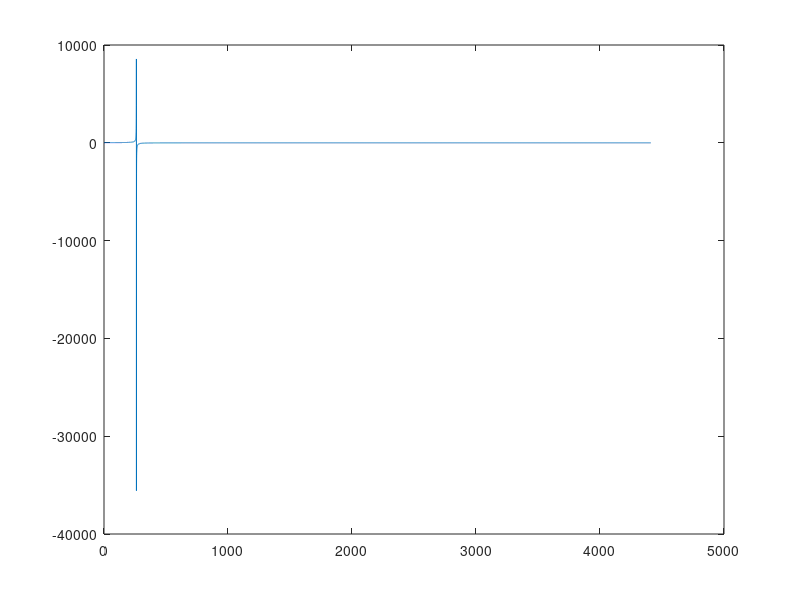

Here is the MATLAB script that generated this plot: (Note: this script raises an error after producing the figure.)
%  FFT of a sine wave
function main
    pause(1)
    figure
    % fundamental relationships
    %       N samples
    %       Fs - sampling frequency
    %       dt = 1/Fs
    %       Tmax = N * dt
    %       df = 1/Tmax
    %       Fmax = N * df
    %           really mirrored about Fmax/2
    %           usually plot many points less
    %
    %   Start with a 3 sec sine wave at Middle C, 261.6 Hz
    Fs = 44100
    Tmax = 3
    N = Fs .* Tmax
    mid_C = 261.6 * 2 * pi;
    t = linspace(0, Tmax, N);
    note = sin(mid_C .* t);
    sound(note, Fs)
    pause(length(note) ./ Fs)
    plot(t, note)
    Y = fft(note);
    f = linspace(0, Fs, N);
    ns = N / 10;
    plot(f(1:ns), real(Y(1:ns)))
    %
    figure
    [tpt, Fs] = audioread('../instr_tpt.wav');
    N = length(tpt);
    sound(tpt, Fs)
    tmax = N/Fs;
    pause(tmax)
    Y = fft(tpt);
    fmax = Fs;
    ns = 20000;
    f = linspace(0, fmax, N);
    plot(f(1:ns), abs(Y(1:ns)));
    grid on
    pause(1)
    figure
    plot3(f(1:ns), real(Y(1:ns)), imag(Y(1:ns)))
    grid on
    [note Fs] = audioread('../trainwhistle.wav');
    N = length(note);
end
